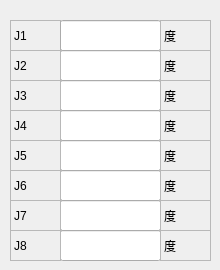
   <widget class="QWidget" name="page">
    <widget class="QLabel" name="label_4">
     <property name="geometry">
      <rect>
       <x>10</x>
       <y>20</y>
       <width>51</width>
       <height>31</height>
      </rect>
     </property>
     <property name="frameShape">
      <enum>QFrame::StyledPanel</enum>
     </property>
     <property name="text">
      <string>J1</string>
     </property>
    </widget>
    <widget class="QLineEdit" name="lineEdit_posS_Sjj1">
     <property name="geometry">
      <rect>
       <x>60</x>
       <y>20</y>
       <width>101</width>
       <height>31</height>
      </rect>
     </property>
    </widget>
    <widget class="QLabel" name="label_5">
     <property name="geometry">
      <rect>
       <x>160</x>
       <y>20</y>
       <width>51</width>
       <height>31</height>
      </rect>
     </property>
     <property name="frameShape">
      <enum>QFrame::StyledPanel</enum>
     </property>
     <property name="text">
      <string>度</string>
     </property>
    </widget>
    <widget class="QLineEdit" name="lineEdit_posS_Sjj2">
     <property name="geometry">
      <rect>
       <x>60</x>
       <y>50</y>
       <width>101</width>
       <height>31</height>
      </rect>
     </property>
    </widget>
    <widget class="QLabel" name="label_6">
     <property name="geometry">
      <rect>
       <x>160</x>
       <y>50</y>
       <width>51</width>
       <height>31</height>
      </rect>
     </property>
     <property name="frameShape">
      <enum>QFrame::StyledPanel</enum>
     </property>
     <property name="text">
      <string>度</string>
     </property>
    </widget>
    <widget class="QLabel" name="label_7">
     <property name="geometry">
      <rect>
       <x>10</x>
       <y>50</y>
       <width>51</width>
       <height>31</height>
      </rect>
     </property>
     <property name="frameShape">
      <enum>QFrame::StyledPanel</enum>
     </property>
     <property name="text">
      <string>J2</string>
     </property>
    </widget>
    <widget class="QLineEdit" name="lineEdit_posS_Sjj4">
     <property name="geometry">
      <rect>
       <x>60</x>
       <y>110</y>
       <width>101</width>
       <height>31</height>
      </rect>
     </property>
    </widget>
    <widget class="QLineEdit" name="lineEdit_posS_Sjj3">
     <property name="geometry">
      <rect>
       <x>60</x>
       <y>80</y>
       <width>101</width>
       <height>31</height>
      </rect>
     </property>
    </widget>
    <widget class="QLabel" name="label_8">
     <property name="geometry">
      <rect>
       <x>10</x>
       <y>110</y>
       <width>51</width>
       <height>31</height>
      </rect>
     </property>
     <property name="frameShape">
      <enum>QFrame::StyledPanel</enum>
     </property>
     <property name="text">
      <string>J4</string>
     </property>
    </widget>
    <widget class="QLabel" name="label_9">
     <property name="geometry">
      <rect>
       <x>160</x>
       <y>80</y>
       <width>51</width>
       <height>31</height>
      </rect>
     </property>
     <property name="frameShape">
      <enum>QFrame::StyledPanel</enum>
     </property>
     <property name="text">
      <string>度</string>
     </property>
    </widget>
    <widget class="QLabel" name="label_10">
     <property name="geometry">
      <rect>
       <x>10</x>
       <y>80</y>
       <width>51</width>
       <height>31</height>
      </rect>
     </property>
     <property name="frameShape">
      <enum>QFrame::StyledPanel</enum>
     </property>
     <property name="text">
      <string>J3</string>
     </property>
    </widget>
    <widget class="QLabel" name="label_11">
     <property name="geometry">
      <rect>
       <x>160</x>
       <y>110</y>
       <width>51</width>
       <height>31</height>
      </rect>
     </property>
     <property name="frameShape">
      <enum>QFrame::StyledPanel</enum>
     </property>
     <property name="text">
      <string>度</string>
     </property>
    </widget>
    <widget class="QLineEdit" name="lineEdit_posS_Sjj6">
     <property name="geometry">
      <rect>
       <x>60</x>
       <y>170</y>
       <width>101</width>
       <height>31</height>
      </rect>
     </property>
    </widget>
    <widget class="QLineEdit" name="lineEdit_posS_Sjj5">
     <property name="geometry">
      <rect>
       <x>60</x>
       <y>140</y>
       <width>101</width>
       <height>31</height>
      </rect>
     </property>
    </widget>
    <widget class="QLabel" name="label_12">
     <property name="geometry">
      <rect>
       <x>10</x>
       <y>170</y>
       <width>51</width>
       <height>31</height>
      </rect>
     </property>
     <property name="frameShape">
      <enum>QFrame::StyledPanel</enum>
     </property>
     <property name="text">
      <string>J6</string>
     </property>
    </widget>
    <widget class="QLabel" name="label_13">
     <property name="geometry">
      <rect>
       <x>160</x>
       <y>140</y>
       <width>51</width>
       <height>31</height>
      </rect>
     </property>
     <property name="frameShape">
      <enum>QFrame::StyledPanel</enum>
     </property>
     <property name="text">
      <string>度</string>
     </property>
    </widget>
    <widget class="QLabel" name="label_14">
     <property name="geometry">
      <rect>
       <x>10</x>
       <y>140</y>
       <width>51</width>
       <height>31</height>
      </rect>
     </property>
     <property name="frameShape">
      <enum>QFrame::StyledPanel</enum>
     </property>
     <property name="text">
      <string>J5</string>
     </property>
    </widget>
    <widget class="QLabel" name="label_15">
     <property name="geometry">
      <rect>
       <x>160</x>
       <y>170</y>
       <width>51</width>
       <height>31</height>
      </rect>
     </property>
     <property name="frameShape">
      <enum>QFrame::StyledPanel</enum>
     </property>
     <property name="text">
      <string>度</string>
     </property>
    </widget>
    <widget class="QLineEdit" name="lineEdit_posS_Sjj8">
     <property name="geometry">
      <rect>
       <x>60</x>
       <y>230</y>
       <width>101</width>
       <height>31</height>
      </rect>
     </property>
    </widget>
    <widget class="QLineEdit" name="lineEdit_posS_Sjj7">
     <property name="geometry">
      <rect>
       <x>60</x>
       <y>200</y>
       <width>101</width>
       <height>31</height>
      </rect>
     </property>
    </widget>
    <widget class="QLabel" name="label_16">
     <property name="geometry">
      <rect>
       <x>10</x>
       <y>230</y>
       <width>51</width>
       <height>31</height>
      </rect>
     </property>
     <property name="frameShape">
      <enum>QFrame::StyledPanel</enum>
     </property>
     <property name="text">
      <string>J8</string>
     </property>
    </widget>
    <widget class="QLabel" name="label_17">
     <property name="geometry">
      <rect>
       <x>160</x>
       <y>200</y>
       <width>51</width>
       <height>31</height>
      </rect>
     </property>
     <property name="frameShape">
      <enum>QFrame::StyledPanel</enum>
     </property>
     <property name="text">
      <string>度</string>
     </property>
    </widget>
    <widget class="QLabel" name="label_18">
     <property name="geometry">
      <rect>
       <x>10</x>
       <y>200</y>
       <width>51</width>
       <height>31</height>
      </rect>
     </property>
     <property name="frameShape">
      <enum>QFrame::StyledPanel</enum>
     </property>
     <property name="text">
      <string>J7</string>
     </property>
    </widget>
    <widget class="QLabel" name="label_19">
     <property name="geometry">
      <rect>
       <x>160</x>
       <y>230</y>
       <width>51</width>
       <height>31</height>
      </rect>
     </property>
     <property name="frameShape">
      <enum>QFrame::StyledPanel</enum>
     </property>
     <property name="text">
      <string>度</string>
     </property>
    </widget>
   </widget>
